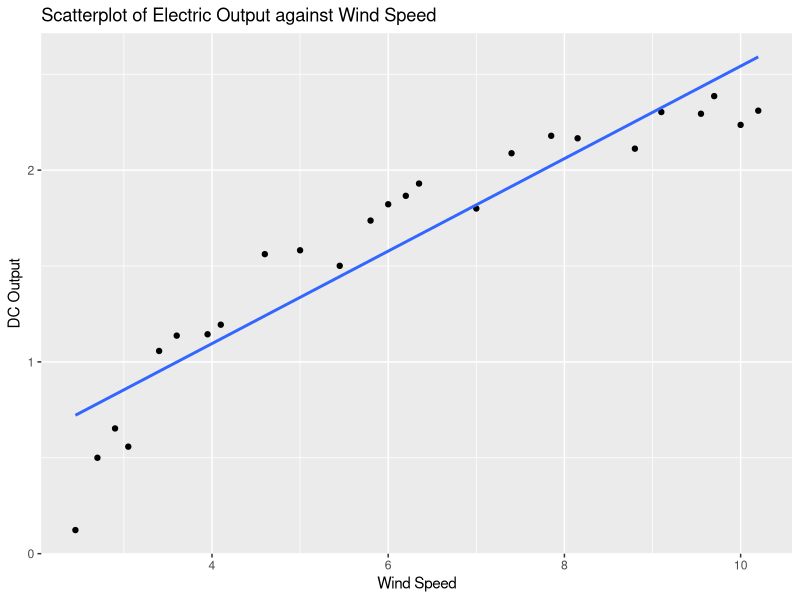
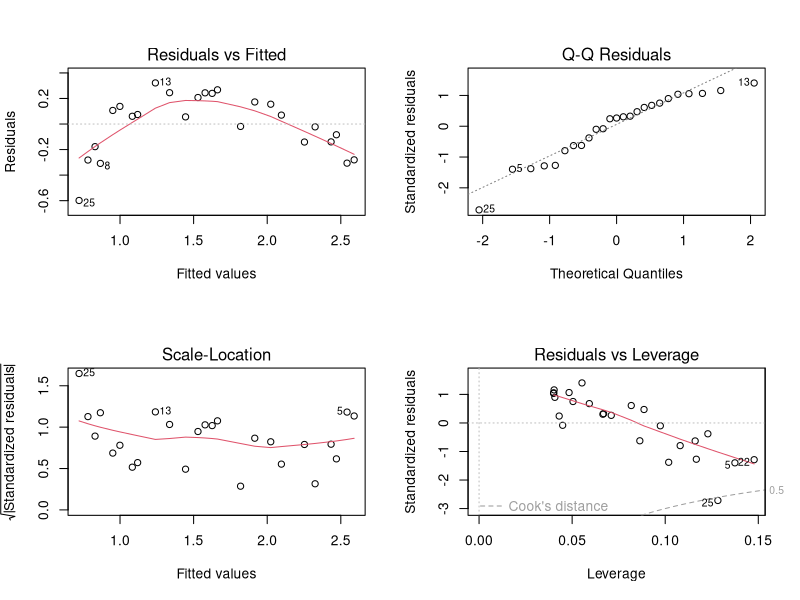
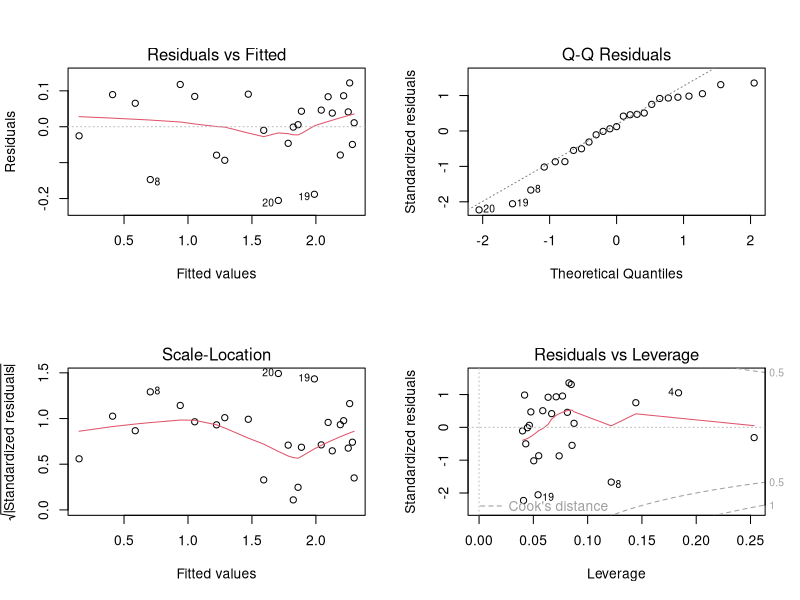

Write R code to recreate these figures, in order. (Note: this script raises an error after producing the figures.)
#############
##Example 2##
#############

## store data file with the variable name Data
Data<-read.table("windmill.txt", header=TRUE, sep="")

#####################################
##Scatterplot for model diagnostics##
#####################################

library(tidyverse)

##scatterplot, and overlay regression line
ggplot2::ggplot(Data, aes(x=wind,y=output))+
  geom_point()+
  geom_smooth(method = "lm", se=FALSE)+
  labs(x="Wind Speed", y="DC Output", title="Scatterplot of Electric Output against Wind Speed")


##Looks non linear. For wind velocity between 4 and 8, plots are above the regression line.
##Otherwise, the plots are below the regression line.
##Assumption 1 not met.
##Assumption 2 difficult to see in this picture

#######################################
##Residual plot for model diagnostics##
#######################################

##Fit a regression model
result<-lm(output~wind, data=Data)
par(mfrow = c(2, 2))
plot(result)

##Curved pattern. So non linear relationship. 
##Assumption 1 not met.
##Vertical spread is constant though. 
##Assumption 2 met. 
##So no need to transform y, need to transform x. 

##Based on scatterplot, try inverse transform
##Log transform or squareroot transform could be tried as well
##inverse relationship makes sense in engineering context
Data$xstar<-1/(Data$wind)

##regress y on xstar
result.xstar<-lm(output~xstar, data=Data)
par(mfrow = c(2, 2))
plot(result.xstar)

##improvement. Residuals more evenly scattered across horizontal line
##Vertical spread appears constant.
##Assumptions 1 and 2 both met.

##confirm assumption 2 with Box Cox plot
library(MASS)
MASS::boxcox(result.xstar)
##1 inside interval, so no need to transform y. 